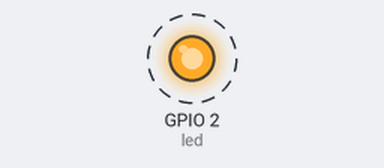
This program was run on a simulated ESP32 board running MicroPython. Shown: output pins drawn as LEDs (lit = HIGH). Dashed ring = blinking. What the program prints to the serial console is not drawn.

Above: at 0.2 s.
Timing chart, 0 to 3.0 s (numbered marks = the images above):
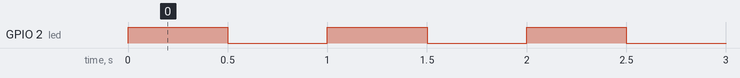

The program:

blink.py
```python
from machine import Pin
from time import sleep_ms


#led=Pin(25,Pin.OUT)
led=Pin(2,Pin.OUT)  # in esp32 dev kit Pin 2 has onboard led.
while True:
    print("on")
    led.on()
    sleep_ms(500)
    led.off()
    sleep_ms(500)
```

Measured:
- by itself, GPIO 2 (led): alternates HIGH for 0.50 s and LOW for 0.50 s
